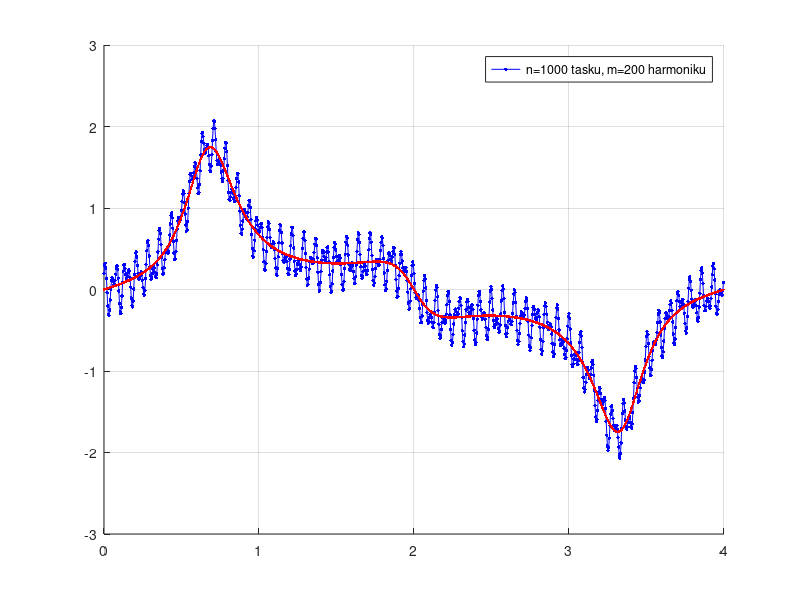
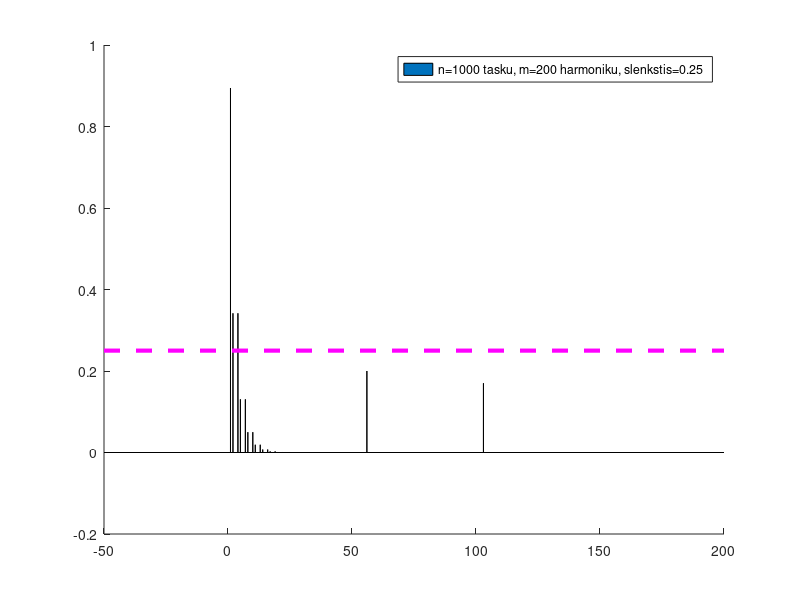
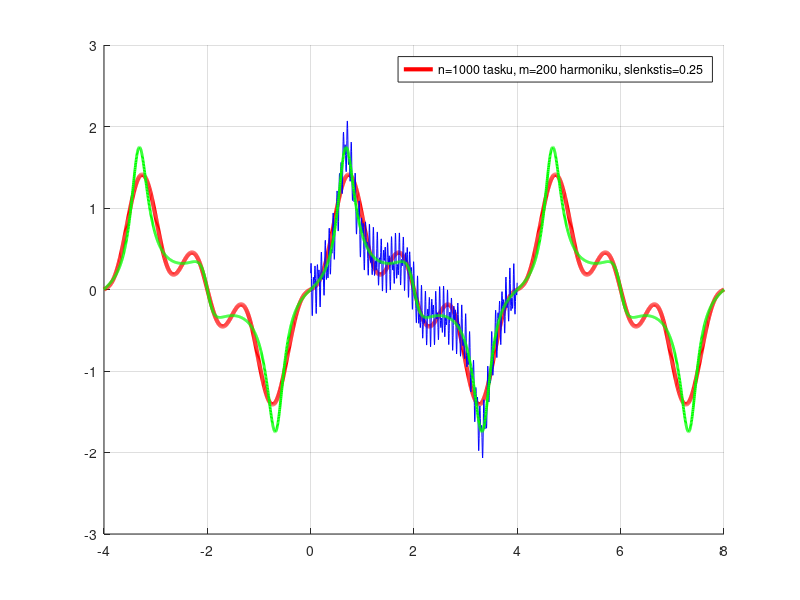
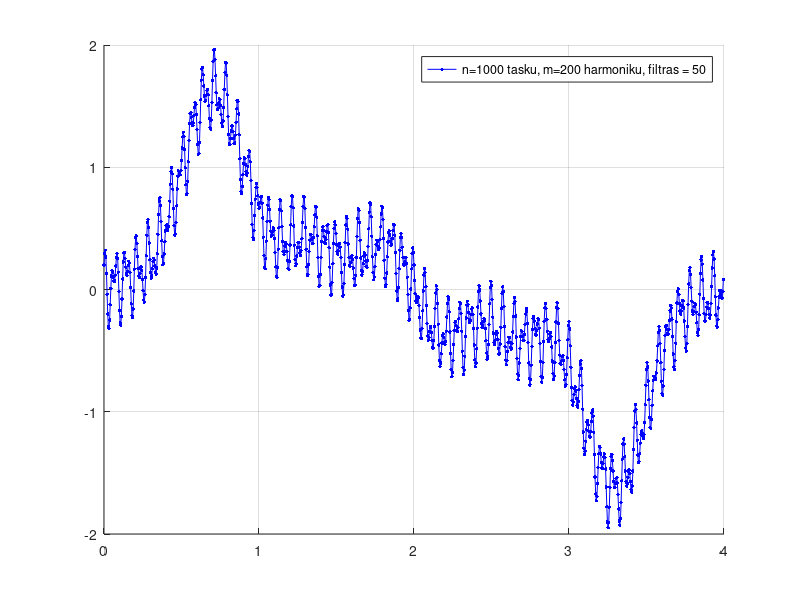

Write MATLAB code to recreate these figures, in order.
%
%   Viename periode aprasytai funkcijai atliekama diskrecioji Furje
%   transformacija
%

function main
clc,close all,clear all
n=1000; % tasku skaicius
m=200;
M=2*m-1;    % m - harmoniku skaicius,M -koeficientu skaicius
if M > n, '*********per didelis harmoniku skaicius';end
T=4;		%periodas
slenkstis=0.25 ; % harmoniku amplitudziu slenkstis triuksmu filtravimu
dt=T/n;
N=1000; % vaizdavimo tasku skaicius
dttt=T/N;

t=[0:dt:T-dt];
ttt=[-T:dttt:2*T];

% disp('kontrole:'),disp(sum(fC(3,T,t).*fC(0,T,t)))

fff=fnk(T,t); % apskaiciuojame ir pavaizduojame duota tasku seka 
fffg=fnk2(T,t);
fff2=fnk2(T,ttt);
figure(1),hold on,grid on,plot(t,fff,'b.-','MarkerSize',8), plot(t,fffg,'r.-');
legend(sprintf('n=%d tasku, m=%d harmoniku',n,m))

ac0=dot(fff,fC(0,T,t))/n;
for i=1:m-1
    ac(i)=dot(fff,fC(i,T,t))*2/n;
    as(i)=dot(fff,fS(i,T,t))*2/n;
end
figure(2),hold on
bar(0:m-1,[ac0,sqrt(ac.^2+as.^2)],0.01)
xx=axis; plot([xx(1),xx(2)],slenkstis*[1 1],'m--','LineWidth',3); % braizo slenkscio linija
legend(sprintf('n=%d tasku, m=%d harmoniku, slenkstis=%g ',n,m,slenkstis))


fffz=ac0*fC(0,T,ttt)
frequencies=[1:m-1];
% frequencies=[1:3,5,6,10,30,50];
for i=frequencies
    if sqrt(ac(i)^2+as(i)^2) > slenkstis
        fffz=fffz+ac(i)*fC(i,T,ttt)+as(i)*fS(i,T,ttt);    
    end
end

figure(3),hold on,grid on, plot(ttt,fffz,'r-','LineWidth',3);plot(t,fff,'b-');plot(ttt,fff2,'g-','LineWidth',2);
legend(sprintf('n=%d tasku, m=%d harmoniku, slenkstis=%g ',n,m,slenkstis))
%--------------------------------------------------------------------------
Y = fft(fnk(T,t))
Pyy = sqrt(Y.* conj(Y));
filt = 50;
ind=Pyy<filt;
Y(ind)=0;
yt=ifft(Y);
figure(4),hold on,grid on,plot(t,yt,'b.-','MarkerSize',8);
legend(sprintf('n=%d tasku, m=%d harmoniku, filtras = %d',n,m, filt))
%--------------------------------------------------------------------------
for i=1:filt
    ac_daz(i)=dot(fff,fC(i,T,t))*2/n;
    as_daz(i)=dot(fff,fS(i,T,t))*2/n;
end
for i=1:m-1-filt-1
    ac_daz1(i)=dot(fff,fC(i+1+filt,T,t))*2/n;
    as_daz1(i)=dot(fff,fS(i+1+filt,T,t))*2/n;
end

figure(5),title('Harmoniku amplitudes ir daznio slenkstis'),hold on
    bar(0:filt,[ac0,sqrt(ac_daz.^2+as_daz.^2)],'FaceColor', 'r','EdgeColor','r', 'BarWidth', 0.001)
    bar(filt+1:m-1,[ac0,sqrt(ac_daz1.^2+as_daz1.^2)],'FaceColor', 'b','EdgeColor','b', 'BarWidth', 0.001)
legend('Nefiltruojami dazniai', 'Filtruojami dazniai');
%-----------------------------------------------------------------
fffz1=ac0*fC(0,T,ttt)
frequencies=[1:filt];
% frequencies=[1:3,5,6,10,30,50];
for i=frequencies
        fffz1=fffz1+ac(i)*fC(i,T,ttt)+as(i)*fS(i,T,ttt);    
end

figure(6),hold on,grid on, plot(ttt,fffz1,'r','LineWidth',2);plot(t,fff,'b-','LineWidth',1);plot(ttt,fff2,'g-')
legend(sprintf('n=%d tasku, m=%d harmoniku, filtras=%g ',n,m,filt))

return
end

function c=fC(i,T,t), if i==0,c=1*cos(0*t); else, c=cos(2*pi*i/T*t); end, return, end
function s=fS(i,T,t), s=sin(2*pi*i/T*t); return, end
 function rez=fnk(T,t),
 rez=sin(2*pi*t/T)./(cos(2*pi*3*t/T)+1.5) + 0.17.*sin(2*pi*103*t/T) + 0.2.*cos(2*pi*56*t/T); return, end
function rez=fnk2(T,t),
 rez=sin(2*pi*t/T)./(cos(2*pi*3*t/T)+1.5); return, end
